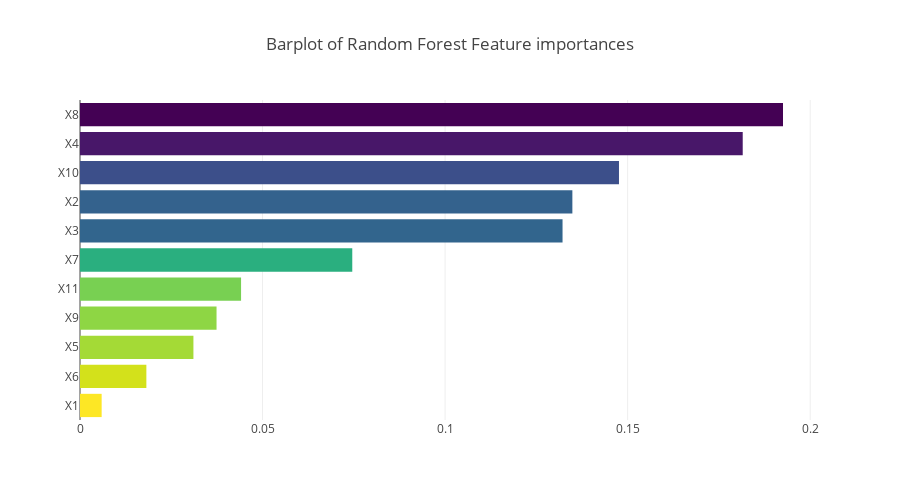

Notebook cell for this chart:
### Code cell
x, y = (list(x) for x in zip(*sorted(zip(rf.feature_importances_, features), 
                                                            reverse = False)))
trace2 = go.Bar(
    x=x,
    y=y,
    marker=dict(
        color=x,
        colorscale = 'Viridis',
        reversescale = True
    ),
    name='Random Forest Feature importance',
    orientation='h',
)

layout = dict(
    title='Barplot of Random Forest Feature importances',
     width = 900, height = 500,
    yaxis=dict(
        showgrid=False,
        showline=False,
        showticklabels=True,
#         domain=[0, 0.85],
    ))

fig1 = go.Figure(data=[trace2])
fig1['layout'].update(layout)
py.iplot(fig1, filename='plots')

### Figure 1 — Plotly figure (JSON) as saved in the notebook; plotly's stock layout.template omitted (floating-point values rounded to 4 significant figures)
{"data": [{"marker": {"color": [0.005929, 0.01818, 0.03107, 0.0374, 0.04412, 0.07458, 0.1322, 0.1349, 0.1476, 0.1815, 0.1926], "colorscale": "Viridis", "reversescale": true}, "name": "Random Forest Feature importance", "orientation": "h", "type": "bar", "x": [0.005929, 0.01818, 0.03107, 0.0374, 0.04412, 0.07458, 0.1322, 0.1349, 0.1476, 0.1815, 0.1926], "y": ["X1", "X6", "X5", "X9", "X11", "X7", "X3", "X2", "X10", "X4", "X8"]}], "layout": {"height": 500, "title": "Barplot of Random Forest Feature importances", "width": 900, "yaxis": {"showgrid": false, "showline": false, "showticklabels": true}}}
